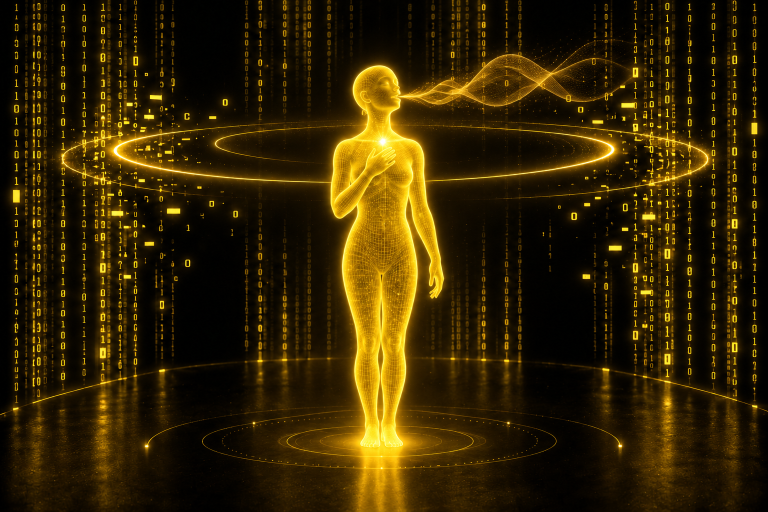
#> input picture graphics/product-engine/engine/assets/voice-presence.png, 1536 x 1024 px (shown at 1/2 size); its folder holds 8 pictures in this run
$ python prepare-sand-rasters.py
#> lines starting #> are read from the running program, lines starting #| are printed output that depends on the picture; after the words box and inside, x2 and y2 are one past the last pixel; in counts of white or black regions, pixels touching at a corner belong together
"""Derive the Дюна layers of the Step 3 voice scene from Art's light painting.

Art painted light versions of the approved Step 3 and Step 4 artwork
(`voice-presence-sand.png`, `grounding-hero-sand.png`). They follow the dark
compositions, so the dark layers register to them. The voice scene also needs:

- `voice-presence-sand-person.png`: the user-edited portrait in the light
  palette. The colors are mapped through a lookup learned where the original
  figure overlaps in the dark and light paintings; the alpha is unchanged.
- `voice-presence-sand-environment.png`: the quiet frame without code, rings,
  voice or figure, in the artwork's own coordinates. What the dark artwork
  lights above its plate's floor is filled from the surrounding light air.

    python3 graphics/product-engine/prepare-sand-rasters.py
"""
from pathlib import Path

import numpy as np
from PIL import Image, ImageFilter
from scipy.ndimage import gaussian_filter
from scipy.spatial import cKDTree

ASSETS = Path(__file__).resolve().parent / 'engine' / 'assets'
BINS = 24


def load(name, mode='RGB'):
#> called with name = 'voice-presence.png', mode = 'RGB'
    return np.asarray(Image.open(ASSETS / name).convert(mode), dtype=np.float32) / 255


def gray(values):
    return Image.fromarray(np.round(np.clip(values, 0, 1) * 255).astype(np.uint8), 'L')


def smoothstep(a, b, x):
    t = np.clip((x - a) / (b - a), 0.0, 1.0)
    return t * t * (3.0 - 2.0 * t)


def save(values, name, mode):
    Image.fromarray(np.round(np.clip(values, 0, 1) * 255).astype(np.uint8), mode).save(
        ASSETS / name, optimize=True)


dark = load('voice-presence.png')
light = load('voice-presence-sand.png')
#> call 2 of load, with name = 'voice-presence-sand.png', mode = 'RGB'
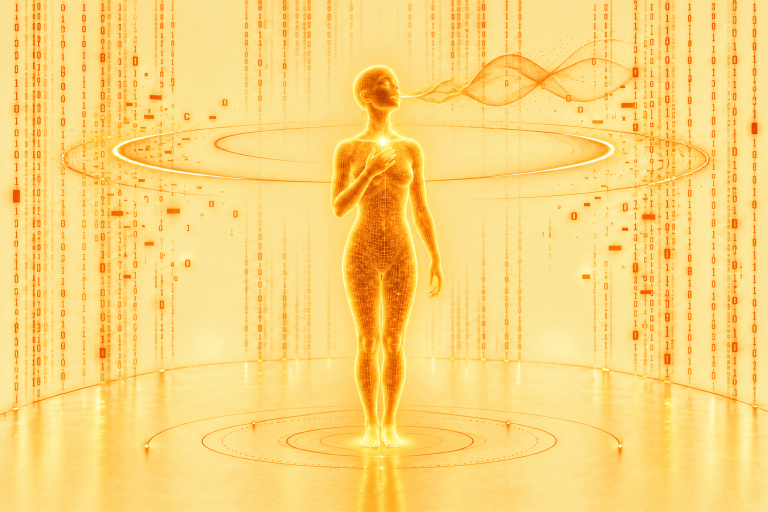
#> input picture graphics/product-engine/engine/assets/voice-presence-sand.png, 1536 x 1024 px (shown at 1/2 size)
portrait = load('voice-presence-person.png', 'RGBA')
#> call 3 of load, with name = 'voice-presence-person.png', mode = 'RGBA'
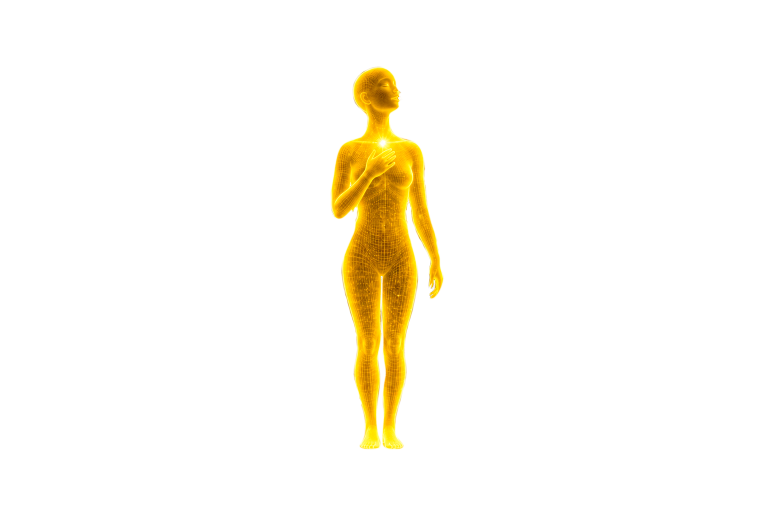
#> input picture graphics/product-engine/engine/assets/voice-presence-person.png, 1536 x 1024 px (shown at 1/2 size)
alpha = portrait[..., 3]
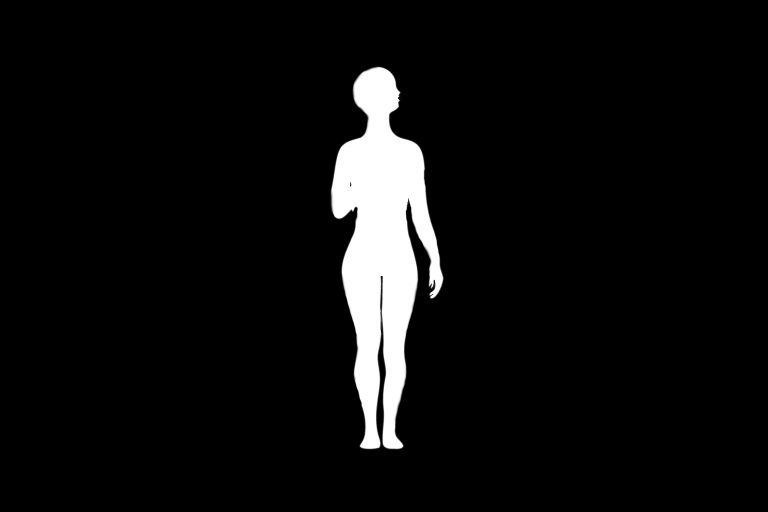
#> alpha: shape (1024, 1536) float32 (shown at 1/2 size); min 0, max 1, mean 0.0553
height, width = alpha.shape
#> height = 1024; width = 1536

# Dark-to-light colors of the figure, sampled deep inside both silhouettes.
core = np.asarray(gray(alpha).filter(ImageFilter.MinFilter(9)), dtype=np.float32) / 255 > 0.9
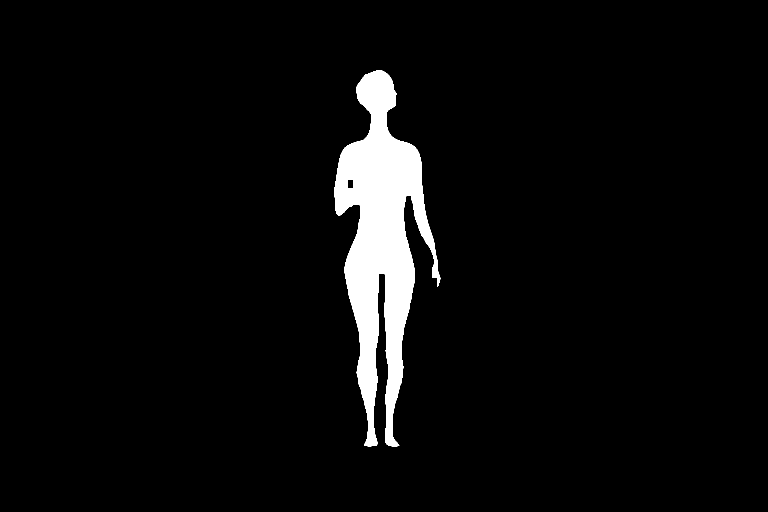
#> core: shape (1024, 1536) bool (shown at 1/2 size); 4.4% white; 1 white region, box (x1, y1, x2, y2) and area: (668, 140, 881, 893) 69899
core &= dark.max(axis=2) > 0.25


def bins(rgb):
    index = np.clip((rgb * (BINS - 1) + 0.5).astype(int), 0, BINS - 1)
    return (index[..., 0] * BINS + index[..., 1]) * BINS + index[..., 2]


sums = np.zeros((BINS ** 3, 3))
counts = np.zeros(BINS ** 3)
np.add.at(sums, bins(dark[core]), light[core])
np.add.at(counts, bins(dark[core]), 1)
filled = counts > 0
grid = np.stack(np.meshgrid(*[np.arange(BINS)] * 3, indexing='ij'), -1).reshape(-1, 3)
lookup = np.zeros((BINS ** 3, 3))
lookup[filled] = sums[filled] / counts[filled][:, None]
_, nearest = cKDTree(grid[filled]).query(grid[~filled])
lookup[~filled] = lookup[filled][nearest]
save(np.dstack([lookup[bins(portrait[..., :3])], alpha]), 'voice-presence-sand-person.png', 'RGBA')
#> in bins (call 3), `return (index[..., 0] * BINS + index[..., 1]) * BINS + index[..., 2]`:
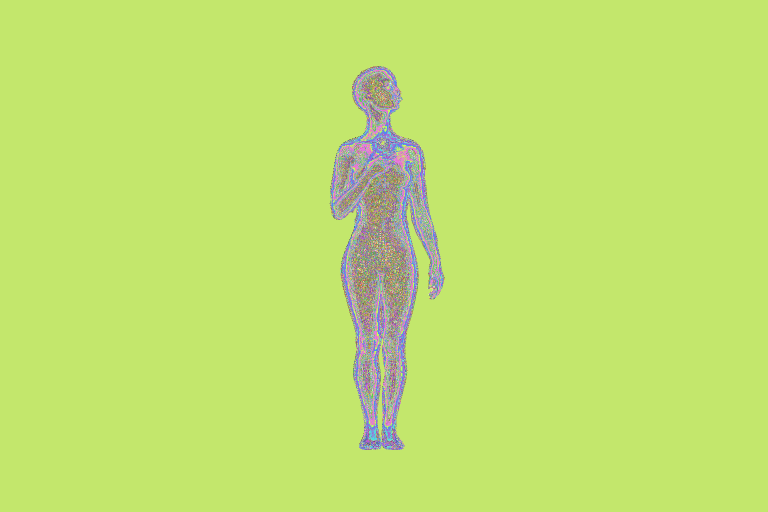
#> returned value: shape (1024, 1536) int64 (shown at 1/2 size); 321 distinct labels, from 0 to 13823; one colour per label, 0 black
#> in save, `Image.fromarray(np.round(np.clip(values, 0, 1) * 255).astype(np.uint8)..`:
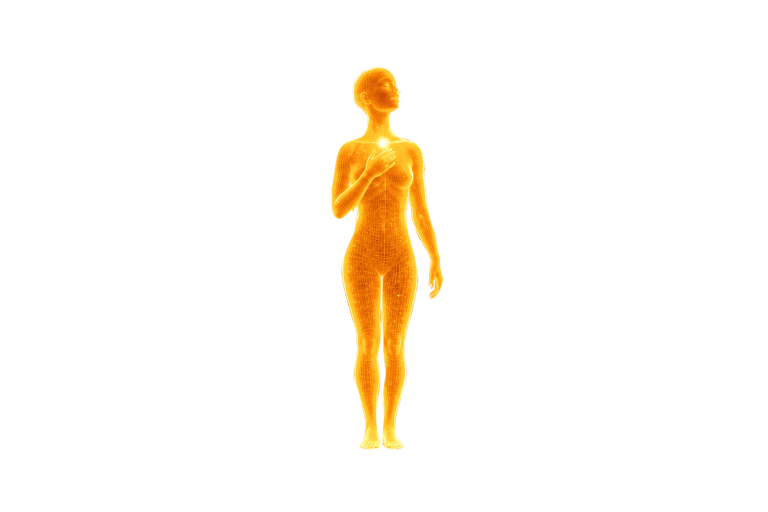
#> saved as voice-presence-sand-person.png: PIL image 1536x1024 RGBA (shown at 1/2 size); mean R, G, B, A 252.5, 247.4, 239.8, 14.1; transparent parts drawn white

# The dark plate keeps the floor, its rim and reflections; register it to the
# artwork exactly as voice-presence.wgsl samples it.
plate = load('voice-presence-environment.png')
#> (the run stopped early here; a loop or call above may not have finished)
